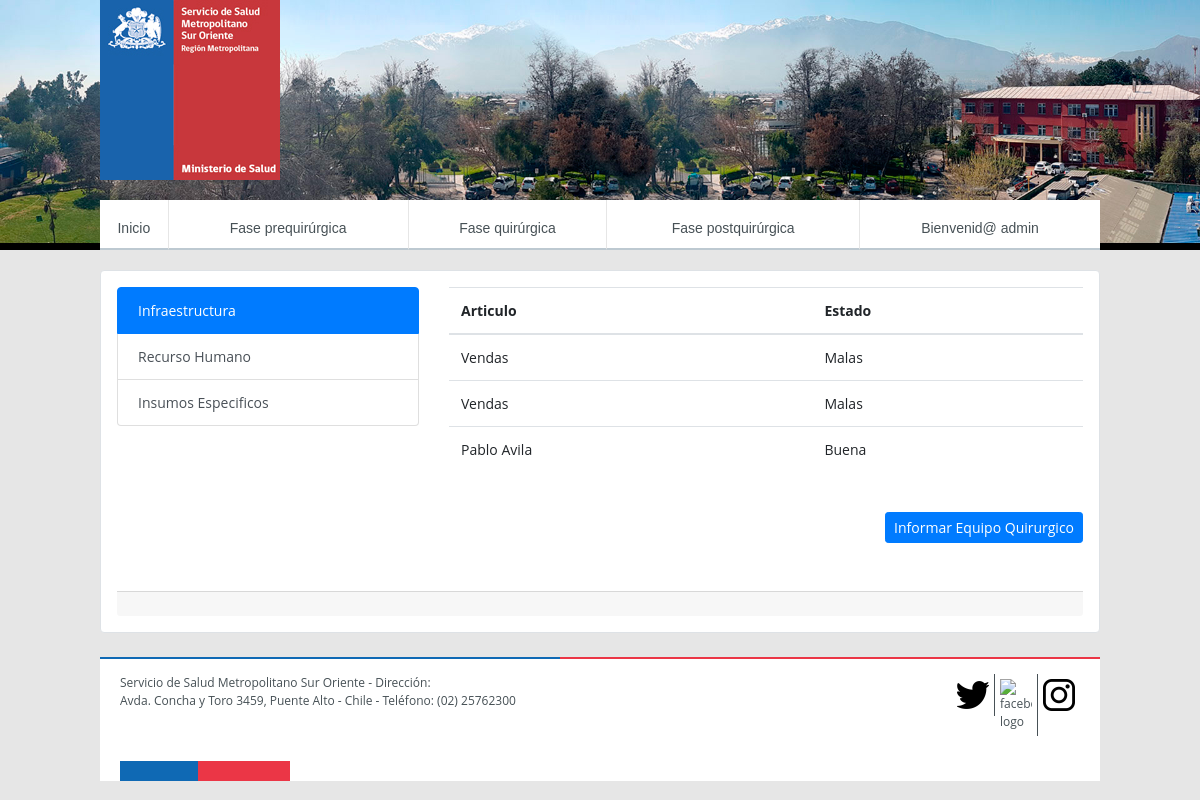
The page /preparacionpabellon/chequeorecursos/6/ (signed in) on the database its author committed.
### app/models.py (models this page shows)
class Infraestructura(models.Model):
    id_infraestructura = models.BigAutoField(primary_key=True,verbose_name="Id Infraestructura")
    nombre= models.CharField(max_length=50,verbose_name="Nombre Infraestructura")
    estado=models.CharField(max_length=50,verbose_name="Estado")
    def serializer(self):
        return {
            "id_infraestructura":self.id_infraestructura,
            "nombre":self.nombre,
            "estado":self.estado
        }

### app/views.py (the view)
# urls.py: path('preparacionpabellon/chequeorecursos/<id>/',views.chequeoRecursos,name="chequeoRecursos"),
@login_required
def chequeoRecursos(request , id):
    pabellon = Pabellon.objects.all();
    pabellon= list(map(lambda pabellon: pabellon.serializer(), pabellon))
    infraestructura= Pabellon.objects.get(id_pabellon=id).id_infraestructura.all()
    infraestructura=list(map(lambda infraestructura: infraestructura.serializer(), infraestructura))
    insumo =Pabellon.objects.get(id_pabellon=id).id_insumoEspecifico.all()
    insumo =list(map(lambda insumo: insumo.serializer(), insumo))
    rrhh=Pabellon.objects.get(id_pabellon=id).id_recursohumano
    disponibilidad =Pabellon.objects.get(id_pabellon=id).disponible
    id_pabellon = Pabellon.objects.get(id_pabellon=id).id_pabellon
    malInsumo = Pabellon.objects.get(id_pabellon=id).id_insumoEspecifico.filter(estado='Malas')
    malInsumo =list(map(lambda insumo: insumo.serializer(), malInsumo))
    malInfraestructura= Pabellon.objects.get(id_pabellon=id).id_infraestructura.filter(estado='Malas')
    malInfraestructura= list(map(lambda infraestructura: infraestructura.serializer(), malInfraestructura))
    malRecursoHumano = Pabellon.objects.get(id_pabellon=id).id_recursohumano.estado
    if(len(malInfraestructura) != 0 or len(malInsumo) !=0  or malRecursoHumano=="No asignado"):
        return render(request,'core/chequeo_recursos.html',{"malInfraestructura":malInfraestructura,"malInsumo":malInsumo,"malRecursoHumano":[],"insumo":insumo,"pabellon":pabellon,"infraestructura":infraestructura,"rrhh":rrhh,"disponibilidad":disponibilidad,"id_pabellon":id_pabellon})
    else:
        return render(request,'core/chequeo_recursos.html',{"insumo":insumo,"pabellon":pabellon,"infraestructura":infraestructura,"rrhh":rrhh,"disponibilidad":disponibilidad,"id_pabellon":id_pabellon})

### app/models.py (called while the page is built)
    def __str__(self):
        return self.estado

    def serializer(self):
        return {
            "id_insumoEspecifico":self.id_insumoEspecifico,
            "nombre":self.nombre,
            "estado":self.estado
        }

    def serializer(self):
        return{
            "id_pabellon":self.id_pabellon,
            "nombrePabellon":self.nombrePabellon,
            "disponible":self.disponible,
            "id_doctor":self.id_doctor,
            "id_cirugia":self.id_cirugia,
            "id_insumoEspecifico":self.id_insumoEspecifico,
            "id_recursohumano":self.id_recursohumano,
            "id_infraestructura":self.id_infraestructura
       }

### app/templates/core/chequeo_recursos.html (shortened to what this page needs)
<!DOCTYPE html>
<html lang="es">
  {% load static %}
  <head>
    {% include 'common/head.html' %}
  </head>
  <body>
    {% include 'common/header.html' %}
    <div class="wrap mb-4">
      <div class="card mb-3 m-auto border p-3 col-md" style="max-width: 1000px">
        <div class="row">
          <div class="col-4">
            <div class="list-group" id="list-tab" role="tablist">
              <a
                class="list-group-item list-group-item-action active"
                id="list-home-list"
                data-toggle="list"
                data-target="#list-home"
                role="tab"
                aria-controls="home"
              >
                Infraestructura
              </a>
              <a
                class="list-group-item list-group-item-action"
                id="list-profile-list"
                data-toggle="list"
                data-target="#list-profile"
                role="tab"
                aria-controls="profile"
              >
                Recurso Humano
              </a>
              <a
                class="list-group-item list-group-item-action"
                id="list-messages-list"
                data-toggle="list"
                data-target="#list-messages"
                role="tab"
                aria-controls="messages"
              >
                Insumos Especificos
              </a>
            </div>
          </div>
          <div class="col-8">
            <div class="tab-content" id="nav-tabContent">
              <div
                class="tab-pane fade show active"
                id="list-home"
                role="tabpanel"
                aria-labelledby="list-home-list"
              >
                <div class="table-responsive">
                  <table class="table">
                    <thead>
                      <tr>
                        <th scope="col">Articulo</th>
                        <th scope="col">Estado</th>
                      </tr>
                    </thead>
                    <tbody>
                      {% for item in infraestructura%}
                      <tr>
                        <td>{{item.nombre}}</td>
                        <td>{{item.estado}}</td>
                      </tr>
                      {% endfor %}
                    </tbody>
                  </table>
                </div>
                <button
                  type="button"
                  class="btn btn-primary btn-sm mt-4"
                  data-toggle="modal"
                  data-target="#exampleModal"
                  style="float: right"
                >
                  Informar Equipo Quirurgico
                </button>
              </div>
            </div>
          </div>
        </div>
        <div class="card-footer mt-5">
        </div>
      </div>
    </div>
    {% include 'common/footer.html' %} {% include 'common/scripts.html' %}
  </body>
</html>

### app/templates/common/header.html (shortened to what this page needs)
{% load static %}
<header style="background-image:url({% static 'img/header.jpg' %})">
    <div class="wrap">
        <h1 id="logo-main">
            <a href="#">
                <img src="{% static 'img/logo.jpg' %}">
            </a>
        </h1>
        <nav id="menu-principal">
        <ul id="menu-main-menu" class="menu-main">
            <li class="menu-item menu-item-type-custom menu-item-object-custom menu-item-has-children menu-item-13">
                <a href="/">Inicio</a>
            </li>
            <li class="menu-item menu-item-type-custom menu-item-object-custom menu-item-has-children menu-item-15">
                <a href="#">Fase prequirúrgica</a>
            </li>
            <li class="menu-item menu-item-type-custom menu-item-object-custom menu-item-has-children menu-item-3709">
                <a href="#">Fase quirúrgica</a>
            </li>
            <li class="menu-item menu-item-type-custom menu-item-object-custom menu-item-has-children menu-item-3710">
                <a href="#">Fase postquirúrgica</a>
            </li>
            <li class="menu-item menu-item-type-custom menu-item-object-custom menu-item-has-children menu-item-7568">
                {%if user.is_authenticated %}
                    <a href="#">Bienvenid@ {{user.username}}</a>
                {% endif %}
            </li>
        </ul>
    </nav>
    </div>
</header>

### app/static/css/main.css (style rules this page uses)
html { font-family: sans-serif; -ms-text-size-adjust: 100%; -webkit-text-size-adjust: 100%; }
body { margin: 0; }
article, aside, details, figcaption, figure, footer, header, hgroup, main, nav, section, summary { display: block; }
a { background: transparent; }
h1 { font-size: 2em; margin: 0.67em 0; }
img { border: 0; }
button, input, optgroup, select, textarea { color: inherit; font: inherit; margin: 0; }
button { overflow: visible; }
button, select { text-transform: none; }
button, html input[type="button"], input[type="reset"], input[type="submit"] { cursor: pointer; }
table { border-collapse: collapse; border-spacing: 0; }
td, th { padding: 0; }
html { font-size: 100%; }
body { font-family: "Open Sans", sans-serif; background: #e6e6e6; margin: 0 auto; color: #475156; font-size: 14px; -webkit-font-smoothing: antialiased; -moz-osx-font-smoothing: grayscale; }
a { text-decoration: none; color: inherit; -webkit-transition: 0.1s; -moz-transition: 0.1s; -ms-transition: 0.1s; -o-transition: 0.1s; transition: 0.1s; }
menu, ol, ul, li { padding: 0; margin: 0; list-style: none; }
img { max-width: 100%; height: auto; }
a img { display: block; }
* { box-sizing: border-box; -moz-box-sizing: border-box; }
h1, h2, h3, h4, h5, h6 { margin-top: 0; font-family: "gobCL", Tahoma, Verdana, Segoe, sans-serif; }
h1 { font-size: 14px; line-height: 1.4em; font-weight: 500; }
.wrap { width: 1000px; margin: 0 auto; position: relative; }
header { width: 100%; height: 250px; position: relative; background-size: 100% auto; background-repeat: no-repeat; background-position: center; margin: 0 auto 20px; }
header .wrap { height: 100%; }
header h1#logo-main { position: absolute; top: 0; left: 0; margin: 0; }
header h1#logo-main a { display: block; width: 180px; height: auto; }
header h1#logo-main a img { max-width: 100%; height: auto; }
header nav#menu-principal { color: #475156; font-family: "gobCL", Tahoma, Verdana, Segoe, sans-serif; width: 100%; display: table; position: absolute; bottom: 0; left: 0; right: 0; }
header nav#menu-principal ul { background: #fff; display: table-row; padding: 0; margin: 0; }
header nav#menu-principal ul li { margin: 0; display: table-cell; text-align: center; position: relative; }
header nav#menu-principal ul li a { height: 50px; padding: 18px 0 12px 0; display: block; border-right: 1px solid #e6e6e6; border-bottom: 2px solid #bdc9d1; }
header nav#menu-principal ul li:last-child a { border-right: none; }

### rows shown on the page
Infraestructura: nombre "Vendas", estado "Malas"
Infraestructura: nombre "Vendas", estado "Malas"
Infraestructura: nombre "Pablo Avila", estado "Buena"

### other values the page prints
{{ user.username }} "admin"
